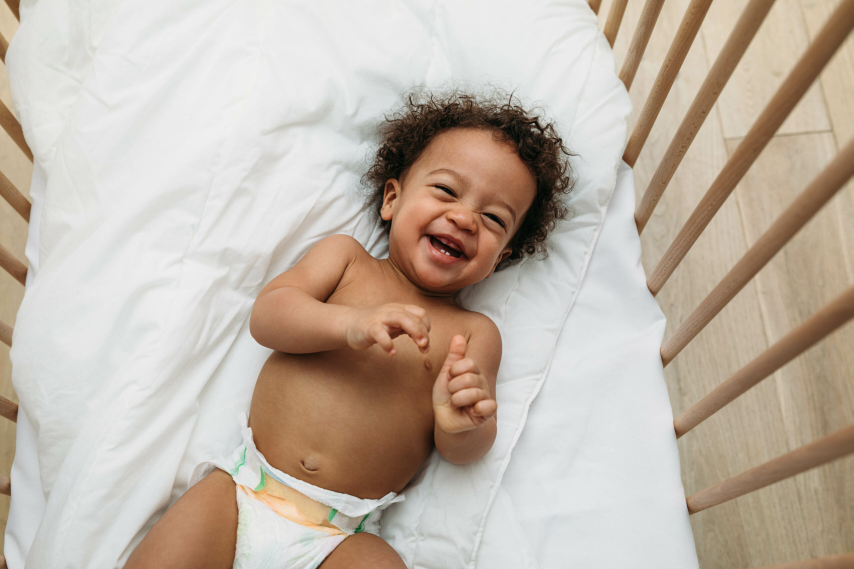
#> input picture baby.jpg, 2560 x 1707 px (shown at 1/3 size)
$ python -i Python_reference_model.py   (imports and definitions only)   (older library calls are emulated)
#> lines starting #> are read from the running program, lines starting #| are printed output that depends on the picture; after the words box and inside, x2 and y2 are one past the last pixel; in counts of white or black regions, pixels touching at a corner belong together
#> further down, picture is the input picture: shape (1707, 2560, 3); mean B, G, R 167.9, 180.6, 193.1
import cv2
import numpy as np
import matplotlib.pyplot as plt
import time

# ── Configuration ──────────────────────────────────────────────────────────────
IMAGE_PATH      = "baby.jpg"
THRESH_HEX_PATH = "thresh_out.hex"
WIDTH           = 320
HEIGHT          = 240
ZONE_ROW_MIN    = 50
ZONE_ROW_MAX    = 220
ZONE_COL_MIN    = 60
ZONE_COL_MAX    = 280
EDGE_COUNT_MIN  = 100  # lowered from 500

# ── Load Verilog Output ────────────────────────────────────────────────────────
# [14 lines left out: function load_verilog_output, not called in this run]

# ── Python Pipeline (standard software approach) ───────────────────────────────
def python_pipeline(image_bgr):
    """
    Standard software implementation — how a programmer would do it without
    any FPGA constraints. Uses exact floating point arithmetic throughout.
    """
    # Stage 1: Grayscale — standard luminance weights (exact floating point)
    gray = cv2.cvtColor(image_bgr, cv2.COLOR_BGR2GRAY)
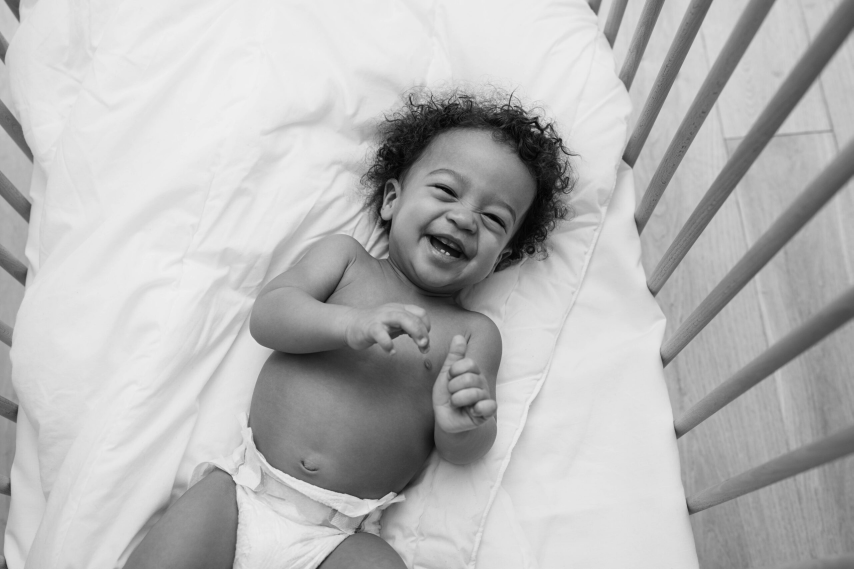
#> gray: shape (1707, 2560) (shown at 1/3 size); min 0, max 242, mean 182.9
    # Uses exact weights: 0.299R + 0.587G + 0.114B

    # Stage 2: Edge detection — standard Sobel with Euclidean magnitude
    Gx = cv2.Sobel(gray, cv2.CV_32F, 1, 0, ksize=3)
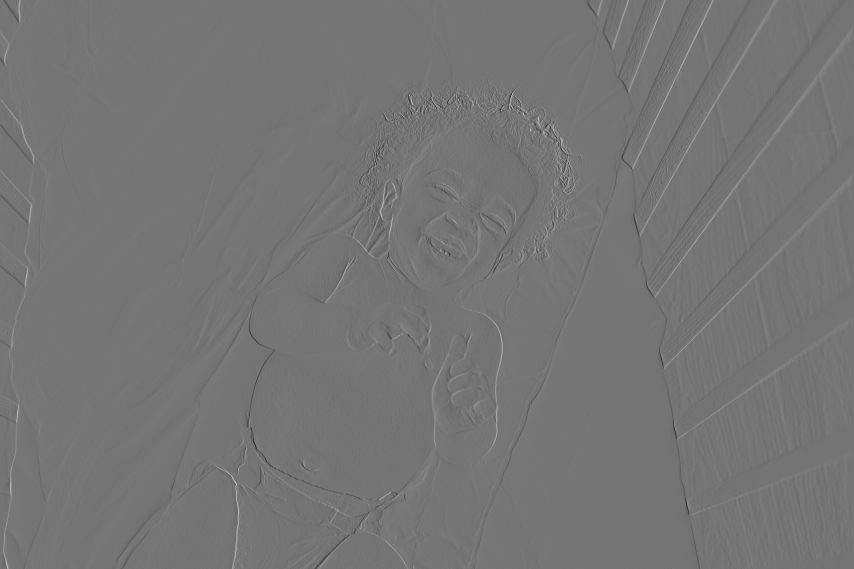
#> Gx: shape (1707, 2560) float32 (shown at 1/3 size); min -504, max 591, mean 0; drawn with min black and max white
    Gy = cv2.Sobel(gray, cv2.CV_32F, 0, 1, ksize=3)
    G  = np.sqrt(Gx**2 + Gy**2)  # Euclidean — not Manhattan approximation
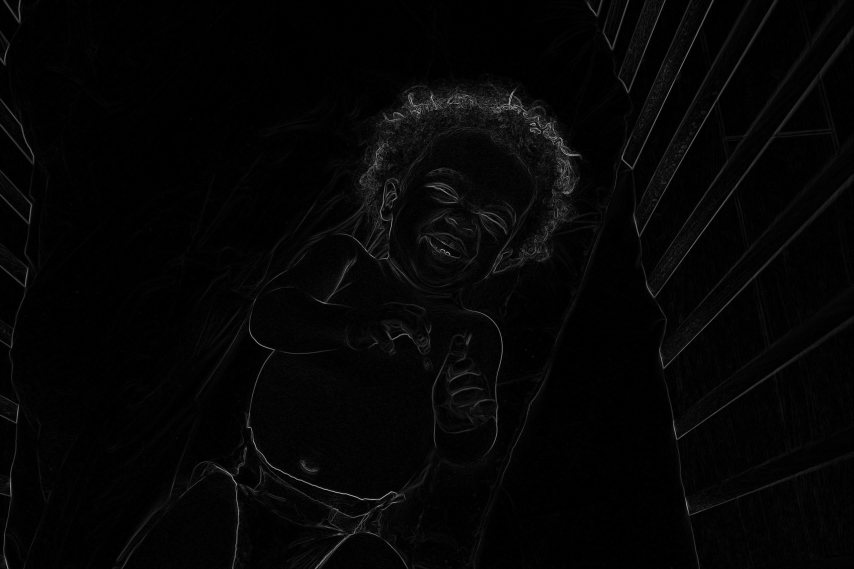
#> G: shape (1707, 2560) float32 (shown at 1/3 size); min 0, max 603, mean 13.1; drawn with min black and max white

    # Stage 3: Thresholding — Otsu's method finds optimal threshold automatically
    G_normalized = np.clip(G / G.max() * 255, 0, 255).astype(np.uint8)
    otsu_thresh, binary = cv2.threshold(
        G_normalized, 0, 255, cv2.THRESH_BINARY + cv2.THRESH_OTSU
    )
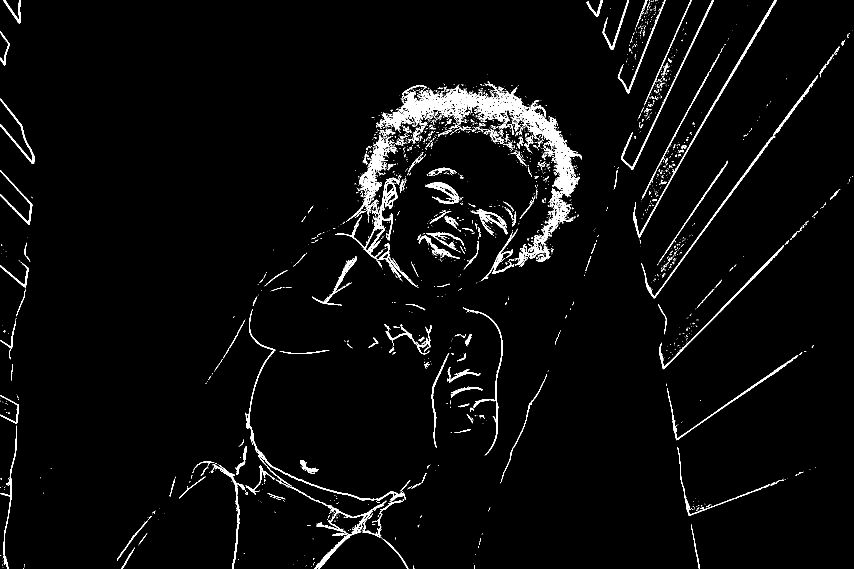
#> binary: shape (1707, 2560) (shown at 1/3 size); 3% white; 2989 white regions (2655 under 20 px), largest, box (x1, y1, x2, y2) and area: (1129, 251, 1746, 591) 26584, (1005, 533, 1252, 860) 5953, (1052, 405, 1178, 655) 5090
#> otsu_thresh = 28

    return gray, G, binary, otsu_thresh

# ── Zone Detection ─────────────────────────────────────────────────────────────
# [108 lines left out: functions zone_detect, compare_outputs, measure_performance, visualize, not called in this run]

# ── Main ───────────────────────────────────────────────────────────────────────
# [41 lines not run here, left out]

>>> import cv2
>>> picture = cv2.imread('baby.jpg')
>>> result = python_pipeline(picture)
